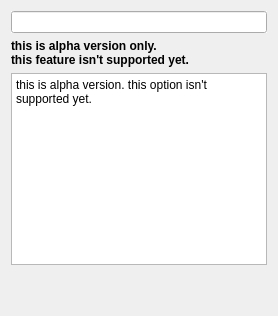
     <widget class="QWidget" name="bookmarkpage">
      <layout class="QVBoxLayout" name="verticalLayout_6">
       <item>
        <widget class="QLineEdit" name="lineEdit">
         <property name="autoFillBackground">
          <bool>true</bool>
         </property>
        </widget>
       </item>
       <item>
        <widget class="QLabel" name="label_4">
         <property name="font">
          <font>
           <weight>75</weight>
           <bold>true</bold>
          </font>
         </property>
         <property name="autoFillBackground">
          <bool>true</bool>
         </property>
         <property name="text">
          <string>this is alpha version only. 
this feature isn't supported yet.</string>
         </property>
         <property name="wordWrap">
          <bool>true</bool>
         </property>
        </widget>
       </item>
       <item>
        <widget class="QTextEdit" name="textEdit">
         <property name="autoFillBackground">
          <bool>true</bool>
         </property>
         <property name="html">
          <string>&lt;!DOCTYPE HTML PUBLIC &quot;-//W3C//DTD HTML 4.0//EN&quot; &quot;http://www.w3.org/TR/REC-html40/strict.dtd&quot;&gt;
&lt;html&gt;&lt;head&gt;&lt;meta name=&quot;qrichtext&quot; content=&quot;1&quot; /&gt;&lt;style type=&quot;text/css&quot;&gt;
p, li { white-space: pre-wrap; }
&lt;/style&gt;&lt;/head&gt;&lt;body style=&quot; font-family:'Sans Serif'; font-size:9pt; font-weight:400; font-style:normal;&quot;&gt;
&lt;p style=&quot; margin-top:0px; margin-bottom:0px; margin-left:0px; margin-right:0px; -qt-block-indent:0; text-indent:0px;&quot;&gt;this is alpha version. this option isn't supported yet.&lt;/p&gt;&lt;/body&gt;&lt;/html&gt;</string>
         </property>
        </widget>
       </item>
       <item>
        <spacer name="verticalSpacer_3">
         <property name="orientation">
          <enum>Qt::Vertical</enum>
         </property>
         <property name="sizeType">
          <enum>QSizePolicy::Minimum</enum>
         </property>
         <property name="sizeHint" stdset="0">
          <size>
           <width>20</width>
           <height>40</height>
          </size>
         </property>
        </spacer>
       </item>
      </layout>
     </widget>
